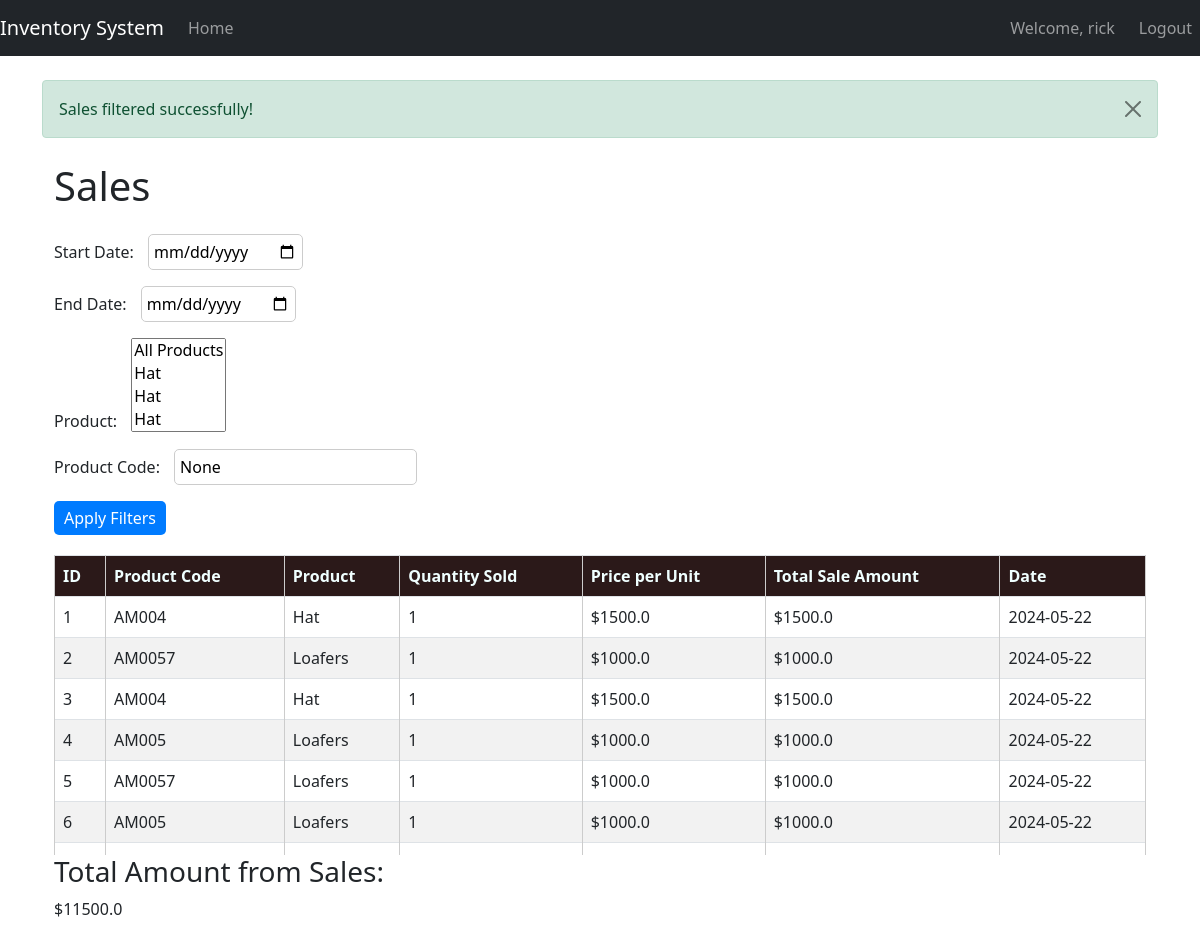
The app's page /sales (signed in) with its own data.
### STORE/models.py (models this page shows, shortened)
class User(UserMixin, db.Model):
    id = db.Column(db.Integer, primary_key=True)
    username = db.Column(db.String(64), index=True, unique=True, nullable=False)
    email = db.Column(db.String(120), index=True, unique=True, nullable=False)
    password_hash = db.Column(db.String(128), nullable=False)

class Sale(db.Model):
    id = db.Column(db.Integer, primary_key=True)
    product_code = db.Column(db.String(20), db.ForeignKey('product.code'), nullable=False)  # ForeignKey to product code
    quantity_sold = db.Column(db.Integer, nullable=False)
    sale_date = db.Column(db.DateTime, nullable=False, default=datetime.utcnow)

class Product(db.Model):
    code = db.Column(db.String(20), primary_key=True, unique=True, nullable=False, index=True)  # Index added to code column
    item = db.Column(db.String(100), nullable=False)
    type_material = db.Column(db.String(100), nullable=False)
    size = db.Column(db.String(20), nullable=False)
    color = db.Column(db.String(50), nullable=False)
    description = db.Column(db.Text, nullable=False)
    price = db.Column(db.Float, nullable=False)
    quantity = db.Column(db.Integer, nullable=False, default=1)  # Default quantity set to 1
    sales = relationship('Sale', backref='product', lazy=True)  # Relationship with Sale model

### STORE/routes.py (the view)
@app.route('/sales', methods=['GET', 'POST'])
@login_required
def sales():
    sales_query = Sale.query.join(Product)
    start_date = request.args.get('start_date')
    end_date = request.args.get('end_date')
    product_codes = request.args.getlist('product')
    entered_product_code = request.args.get('product_code')
    if start_date:
        start_date = datetime.strptime(start_date, '%Y-%m-%d')
        sales_query = sales_query.filter(Sale.sale_date >= start_date)
    if end_date:
        end_date = datetime.strptime(end_date, '%Y-%m-%d')
        sales_query = sales_query.filter(Sale.sale_date <= end_date)
    if product_codes and product_codes != ['']:
        sales_query = sales_query.filter(Sale.product_code.in_(product_codes))
    if entered_product_code:
        sales_query = sales_query.filter(Sale.product_code == entered_product_code)
    sales = sales_query.all()
    products = Product.query.all()
    total_sales_amount = sum(sale.quantity_sold * sale.product.price for sale in sales)
    if sales:
        flash_message = 'Sales filtered successfully!'
    else:
        flash_message = 'No sales found matching the criteria.'
    flash(flash_message, 'success')
    return render_template('sales.html', sales=sales, total_sales_amount=total_sales_amount, products=products)

### STORE/__init__.py (called while the page is built)
@login_manager.user_loader
def load_user(user_id):
    return User.query.get(int(user_id))

### STORE/templates/sales.html (shortened to what this page needs)
{% extends "base.html" %}
{% block content %}
<link rel="stylesheet" type="text/css" href="{{ url_for('static', filename='css/custom_table.css') }}">
<div class="container">
    <h1 class="mt-4 mb-4">Sales</h1>
    <form action="{{ url_for('sales') }}" method="GET">
        <div class="mb-3">
            <label for="start_date">Start Date:</label>
            <input type="date" id="start_date" name="start_date" value="{{ request.args.get('start_date') }}">
        </div>
        <div class="mb-3">
            <label for="end_date">End Date:</label>
            <input type="date" id="end_date" name="end_date" value="{{ request.args.get('end_date') }}">
        </div>
        <div class="mb-3">
            <label for="product">Product:</label>
            <select name="product" id="product" multiple>
                <option value="">All Products</option>
                {% for product in products %}
                <option value="{{ product.code }}" {% if product.code in request.args.getlist('product') %}selected{% endif %}>
                </option>
                {% endfor %}
            </select>
        </div>
        <div class="mb-3">
            <label for="product_code">Product Code:</label>
            <input type="text" id="product_code" name="product_code" value="{{ request.args.get('product_code') }}">
        </div>
        <button type="submit" class="btn btn-primary">Apply Filters</button>
    </form>
    <div class="table-responsive" style="display: block; max-height: 300px; overflow-y: auto;">
        <table class="table table-bordered custom-table">
            <thead class="sticky-top">
                <tr>
                    <th>ID</th>
                    <th>Product Code</th>
                    <th>Product</th>
                    <th>Quantity Sold</th>
                    <th>Price per Unit</th>
                    <th>Total Sale Amount</th>
                    <th>Date</th>
                </tr>
            </thead>
            <tbody>
                {% if sales %}
                    {% for sale in sales %}
                    <tr>
                        <td>{{ loop.index }}</td>
                        <td>{{ sale.product_code }}</td>
                        <td>{{ sale.product.item }}</td>
                        <td>{{ sale.quantity_sold }}</td>
                        <td>${{ sale.product.price }}</td>
                        <td>${{ sale.quantity_sold * sale.product.price }}</td>
                        <td>{{ sale.sale_date.strftime('%Y-%m-%d') }}</td>
                    </tr>
                    {% endfor %}
                {% else %}
                    <tr>
                        <td colspan="7" class="text-center">No sales found.</td>
                    </tr>
                {% endif %}
            </tbody>
        </table>
    </div>
    {% if sales %}
    <div>
        <h3>Total Amount from Sales:</h3>
        <p>${{ total_sales_amount }}</p>
    </div>
    {% endif %}
</div>
{% endblock %}

### STORE/templates/base.html (shortened to what this page needs)
<!DOCTYPE html>
<html lang="en">
<head>
    <link href="https://cdn.jsdelivr.net/npm/bootstrap@5.0.2/dist/css/bootstrap.min.css" rel="stylesheet">
</head>
<body>
    <nav class="navbar navbar-expand-lg navbar-dark bg-dark">
        <a class="navbar-brand" href="{{ url_for('index') }}">Inventory System</a>
        <div class="collapse navbar-collapse" id="navbarNav">
            <ul class="navbar-nav">
                {% if request.path != '/' and request.path != '/login' and request.path != '/register' %}
                <li class="nav-item">
                    <a class="nav-link" href="{{ url_for('index') }}">Home</a>
                </li>
                {% endif %}
            </ul>
        </div>
        <div class="navbar-nav ml-auto">
            {% if current_user.is_authenticated %}
                {% if request.path != '/' %}
                    <span class="navbar-text me-3">Welcome, {{ current_user.username }}</span>
                    <a href="{{ url_for('logout') }}" class="nav-item nav-link">Logout</a>
                {% endif %}
            {% else %}
                {% if request.path != '/' and request.path != '/login' and request.path != '/register' %}
                    <a href="{{ url_for('login') }}" class="nav-item nav-link">Login</a>
                {% endif %}
            {% endif %}
        </div>
    </nav>
    <div class="container mt-4">
        {% with messages = get_flashed_messages(with_categories=true) %}
            {% if messages %}
                {% for category, message in messages %}
                    <div class="alert alert-{{ category if category != 'error' else 'danger' }} alert-dismissible fade show" role="alert">
                        {{ message }}
                        <button type="button" class="btn-close" data-bs-dismiss="alert" aria-label="Close"></button>
                    </div>
                {% endfor %}
            {% endif %}
        {% endwith %}
        {% block content %}
        {% endblock %}
    </div>
</body>
</html>

### STORE/static/css/custom_table.css (style rules this page uses)
thead.sticky-top { background-color: rgba(20, 1, 1, 0.9); color: azure; position: sticky; top: 0; z-index: 1000; }
form { margin-bottom: 20px; }
label { margin-right: 10px; }
input[type="text"], input[type="date"] { margin-right: 20px; padding: 5px; border-radius: 5px; border: 1px solid #ccc; }
button[type="submit"] { padding: 5px 10px; border-radius: 5px; background-color: #007bff; color: #fff; border: none; cursor: pointer; }
table { width: 100%; border-collapse: collapse; }
th, td { border: 1px solid #ccc; padding: 8px; text-align: left; }
th { background-color: #f2f2f2; }
tr:nth-child(even) { background-color: #f2f2f2; }

### records on screen
User: username "rick"
Sale: product_code "AM004", product.item "Hat", quantity_sold "1", product.price "1500.0", sale.quantity_sold*sale.product.price "1500.0", sale_date "2024-05-22"
Sale: product_code "AM0057", product.item "Loafers", quantity_sold "1", product.price "1000.0", sale.quantity_sold*sale.product.price "1000.0", sale_date "2024-05-22"
Sale: product_code "AM004", product.item "Hat", quantity_sold "1", product.price "1500.0", sale.quantity_sold*sale.product.price "1500.0", sale_date "2024-05-22"
Sale: product_code "AM005", product.item "Loafers", quantity_sold "1", product.price "1000.0", sale.quantity_sold*sale.product.price "1000.0", sale_date "2024-05-22"
Sale: product_code "AM0057", product.item "Loafers", quantity_sold "1", product.price "1000.0", sale.quantity_sold*sale.product.price "1000.0", sale_date "2024-05-22"
Sale: product_code "AM005", product.item "Loafers", quantity_sold "1", product.price "1000.0", sale.quantity_sold*sale.product.price "1000.0", sale_date "2024-05-22"

### other values on screen
{{ message }} "Sales filtered successfully!"
{{ total_sales_amount }} "11500.0"
